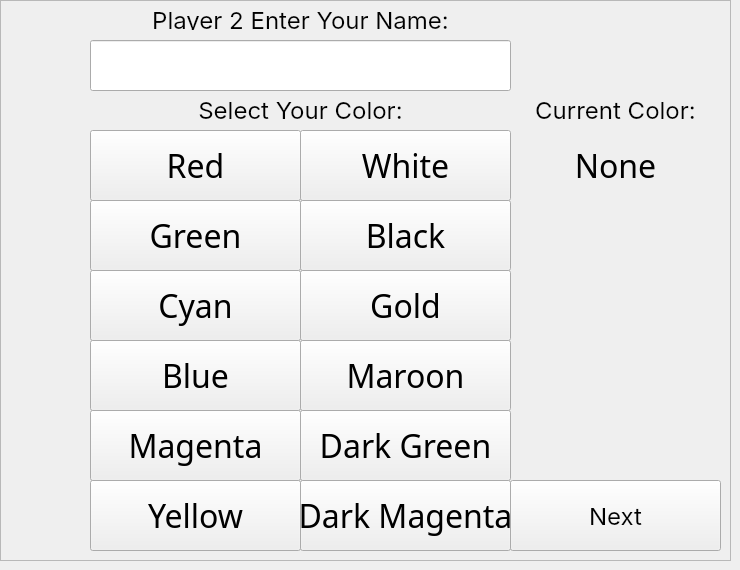
    <widget class="QWidget" name="secondPlayerSelection">
     <widget class="QFrame" name="playerInfoFrame2">
      <property name="geometry">
       <rect>
        <x>0</x>
        <y>0</y>
        <width>731</width>
        <height>561</height>
       </rect>
      </property>
      <property name="frameShape">
       <enum>QFrame::StyledPanel</enum>
      </property>
      <property name="frameShadow">
       <enum>QFrame::Raised</enum>
      </property>
      <widget class="QLineEdit" name="enteredName_2">
       <property name="geometry">
        <rect>
         <x>90</x>
         <y>40</y>
         <width>421</width>
         <height>51</height>
        </rect>
       </property>
       <property name="font">
        <font>
         <family>All Round Gothic</family>
         <pointsize>24</pointsize>
         <weight>50</weight>
         <italic>true</italic>
         <bold>false</bold>
        </font>
       </property>
       <property name="alignment">
        <set>Qt::AlignCenter</set>
       </property>
      </widget>
      <widget class="QLabel" name="nameLabel_2">
       <property name="geometry">
        <rect>
         <x>100</x>
         <y>10</y>
         <width>401</width>
         <height>20</height>
        </rect>
       </property>
       <property name="font">
        <font>
         <family>SF Pro Display</family>
         <pointsize>18</pointsize>
         <weight>50</weight>
         <bold>false</bold>
        </font>
       </property>
       <property name="text">
        <string>Player 2 Enter Your Name:</string>
       </property>
       <property name="alignment">
        <set>Qt::AlignCenter</set>
       </property>
      </widget>
      <widget class="QPushButton" name="redButton_2">
       <property name="geometry">
        <rect>
         <x>90</x>
         <y>130</y>
         <width>211</width>
         <height>71</height>
        </rect>
       </property>
       <property name="font">
        <font>
         <family>All Round Gothic</family>
         <pointsize>24</pointsize>
         <weight>50</weight>
         <bold>false</bold>
        </font>
       </property>
       <property name="text">
        <string>Red</string>
       </property>
      </widget>
      <widget class="QLabel" name="colorLabel_2">
       <property name="geometry">
        <rect>
         <x>100</x>
         <y>100</y>
         <width>401</width>
         <height>20</height>
        </rect>
       </property>
       <property name="font">
        <font>
         <family>SF Pro Display</family>
         <pointsize>18</pointsize>
         <weight>50</weight>
         <bold>false</bold>
        </font>
       </property>
       <property name="text">
        <string>Select Your Color:</string>
       </property>
       <property name="alignment">
        <set>Qt::AlignCenter</set>
       </property>
      </widget>
      <widget class="QPushButton" name="greenButton_2">
       <property name="geometry">
        <rect>
         <x>90</x>
         <y>200</y>
         <width>211</width>
         <height>71</height>
        </rect>
       </property>
       <property name="font">
        <font>
         <family>All Round Gothic</family>
         <pointsize>24</pointsize>
         <weight>50</weight>
         <bold>false</bold>
        </font>
       </property>
       <property name="text">
        <string>Green</string>
       </property>
      </widget>
      <widget class="QPushButton" name="cyanButton_2">
       <property name="geometry">
        <rect>
         <x>90</x>
         <y>270</y>
         <width>211</width>
         <height>71</height>
        </rect>
       </property>
       <property name="font">
        <font>
         <family>All Round Gothic</family>
         <pointsize>24</pointsize>
         <weight>50</weight>
         <bold>false</bold>
        </font>
       </property>
       <property name="text">
        <string>Cyan</string>
       </property>
      </widget>
      <widget class="QPushButton" name="blueButton_2">
       <property name="geometry">
        <rect>
         <x>90</x>
         <y>340</y>
         <width>211</width>
         <height>71</height>
        </rect>
       </property>
       <property name="font">
        <font>
         <family>All Round Gothic</family>
         <pointsize>24</pointsize>
         <weight>50</weight>
         <bold>false</bold>
        </font>
       </property>
       <property name="text">
        <string>Blue</string>
       </property>
      </widget>
      <widget class="QPushButton" name="yellowButton_2">
       <property name="geometry">
        <rect>
         <x>90</x>
         <y>480</y>
         <width>211</width>
         <height>71</height>
        </rect>
       </property>
       <property name="font">
        <font>
         <family>All Round Gothic</family>
         <pointsize>24</pointsize>
         <weight>50</weight>
         <bold>false</bold>
        </font>
       </property>
       <property name="text">
        <string>Yellow</string>
       </property>
      </widget>
      <widget class="QPushButton" name="magentaButton_2">
       <property name="geometry">
        <rect>
         <x>90</x>
         <y>410</y>
         <width>211</width>
         <height>71</height>
        </rect>
       </property>
       <property name="font">
        <font>
         <family>All Round Gothic</family>
         <pointsize>24</pointsize>
         <weight>50</weight>
         <bold>false</bold>
        </font>
       </property>
       <property name="text">
        <string>Magenta</string>
       </property>
      </widget>
      <widget class="QPushButton" name="maroonButton_2">
       <property name="geometry">
        <rect>
         <x>300</x>
         <y>340</y>
         <width>211</width>
         <height>71</height>
        </rect>
       </property>
       <property name="font">
        <font>
         <family>All Round Gothic</family>
         <pointsize>24</pointsize>
         <weight>50</weight>
         <bold>false</bold>
        </font>
       </property>
       <property name="text">
        <string>Maroon</string>
       </property>
      </widget>
      <widget class="QPushButton" name="goldButton_2">
       <property name="geometry">
        <rect>
         <x>300</x>
         <y>270</y>
         <width>211</width>
         <height>71</height>
        </rect>
       </property>
       <property name="font">
        <font>
         <family>All Round Gothic</family>
         <pointsize>24</pointsize>
         <weight>50</weight>
         <bold>false</bold>
        </font>
       </property>
       <property name="text">
        <string>Gold</string>
       </property>
      </widget>
      <widget class="QPushButton" name="darkMagButton_2">
       <property name="geometry">
        <rect>
         <x>300</x>
         <y>480</y>
         <width>211</width>
         <height>71</height>
        </rect>
       </property>
       <property name="font">
        <font>
         <family>All Round Gothic</family>
         <pointsize>24</pointsize>
         <weight>50</weight>
         <bold>false</bold>
        </font>
       </property>
       <property name="text">
        <string>Dark Magenta</string>
       </property>
      </widget>
      <widget class="QPushButton" name="darkGreenButton_2">
       <property name="geometry">
        <rect>
         <x>300</x>
         <y>410</y>
         <width>211</width>
         <height>71</height>
        </rect>
       </property>
       <property name="font">
        <font>
         <family>All Round Gothic</family>
         <pointsize>24</pointsize>
         <weight>50</weight>
         <bold>false</bold>
        </font>
       </property>
       <property name="text">
        <string>Dark Green</string>
       </property>
      </widget>
      <widget class="QPushButton" name="blackButton_2">
       <property name="geometry">
        <rect>
         <x>300</x>
         <y>200</y>
         <width>211</width>
         <height>71</height>
        </rect>
       </property>
       <property name="font">
        <font>
         <family>All Round Gothic</family>
         <pointsize>24</pointsize>
         <weight>50</weight>
         <bold>false</bold>
        </font>
       </property>
       <property name="text">
        <string>Black</string>
       </property>
      </widget>
      <widget class="QPushButton" name="whiteButton_2">
       <property name="geometry">
        <rect>
         <x>300</x>
         <y>130</y>
         <width>211</width>
         <height>71</height>
        </rect>
       </property>
       <property name="font">
        <font>
         <family>All Round Gothic</family>
         <pointsize>24</pointsize>
         <weight>50</weight>
         <bold>false</bold>
        </font>
       </property>
       <property name="text">
        <string>White</string>
       </property>
      </widget>
      <widget class="QPushButton" name="nextButton_2">
       <property name="geometry">
        <rect>
         <x>510</x>
         <y>480</y>
         <width>211</width>
         <height>71</height>
        </rect>
       </property>
       <property name="font">
        <font>
         <family>SF Pro Display</family>
         <pointsize>18</pointsize>
         <weight>50</weight>
         <bold>false</bold>
        </font>
       </property>
       <property name="text">
        <string>Next</string>
       </property>
      </widget>
      <widget class="QLabel" name="currentColLabel">
       <property name="geometry">
        <rect>
         <x>500</x>
         <y>100</y>
         <width>231</width>
         <height>20</height>
        </rect>
       </property>
       <property name="font">
        <font>
         <family>SF Pro Display</family>
         <pointsize>18</pointsize>
         <weight>50</weight>
         <bold>false</bold>
        </font>
       </property>
       <property name="text">
        <string>Current Color:</string>
       </property>
       <property name="alignment">
        <set>Qt::AlignCenter</set>
       </property>
      </widget>
      <widget class="QLabel" name="currentCol_2">
       <property name="geometry">
        <rect>
         <x>520</x>
         <y>130</y>
         <width>191</width>
         <height>71</height>
        </rect>
       </property>
       <property name="font">
        <font>
         <family>All Round Gothic</family>
         <pointsize>24</pointsize>
         <weight>50</weight>
         <bold>false</bold>
        </font>
       </property>
       <property name="text">
        <string>None</string>
       </property>
       <property name="alignment">
        <set>Qt::AlignCenter</set>
       </property>
      </widget>
     </widget>
    </widget>
